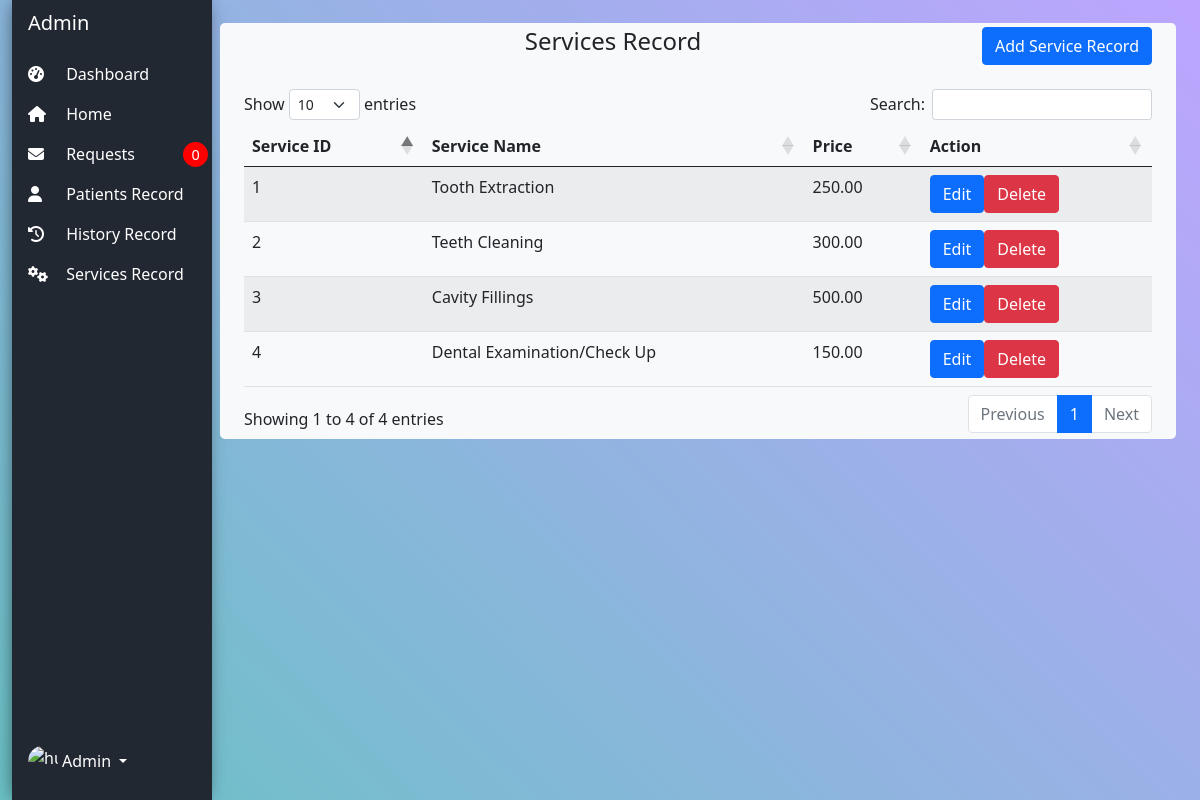
/admin/index.php?page=services, run on the app's committed database.
### tables this page shows
CREATE TABLE `services_tb` (
  `service_id` int(100) NOT NULL,
  `service_name` varchar(50) DEFAULT NULL,
  `service_price` decimal(10,2) DEFAULT NULL
);

### admin/services.php (the view, shortened to what this page needs)
<!DOCTYPE html>
<html lang="en">
<?php
include('../db-connect.php');
?>
<body>
    <div class="col py-1">
        <div class="container-fluid bg-light edges">
            <div class="col py-1">
                <div style="display:flex;justify-content: space-between;">
                    <div></div>
                    <h4 style="text-align:center">Services Record</h4>
                    <?php echo "<button type='button' class='btn btn-primary' data-bs-toggle='modal' data-bs-target='#addRecord'> Add Service Record </button>"; ?>
                </div>
                <br>
                <table id="example" class="table table-striped" style="width:100%">
                    <thead>
                        <tr>
                            <th>Service ID</th>
                            <th>Service Name</th>
                            <th>Price</th>
                            <th>Action</th>
                        </tr>
                    </thead>
                    <tbody>
                        <?php
                        $data = mysqli_query($conn, "SELECT * FROM services_tb");
                        while ($row = mysqli_fetch_array($data)) {
                            echo "<tr>";
                            echo "<td>" . $row['service_id'] . "</td>";
                            echo "<td>" . $row['service_name'] . "</td>";
                            echo "<td>" . $row['service_price'] . "</td>";
                            echo "<td>";
                            echo "<button type='button' class='btn btn-primary' data-bs-toggle='modal' data-bs-target='#changeStatusModal' data-bs-request-id='" . $row['service_id'] . "'>Edit</button>";
                            echo "<a href='index.php?page=services&id=" . $row['service_id'] . "' class='btn btn-danger'>Delete</a>";
                            echo "</td>";
                            echo "</tr>";
                        }
                        ?>
                    </tbody>
                </table>
            </div>
        </div>
    </div>
</body>
</html>

### data on the page
services_tb: service_id "1", service_name "Tooth Extraction", service_price "250.00"
services_tb: service_id "2", service_name "Teeth Cleaning", service_price "300.00"
services_tb: service_id "3", service_name "Cavity Fillings", service_price "500.00"
services_tb: service_id "4", service_name "Dental Examination/Check Up", service_price "150.00"

### other printed values
$Alert_Count "0"
